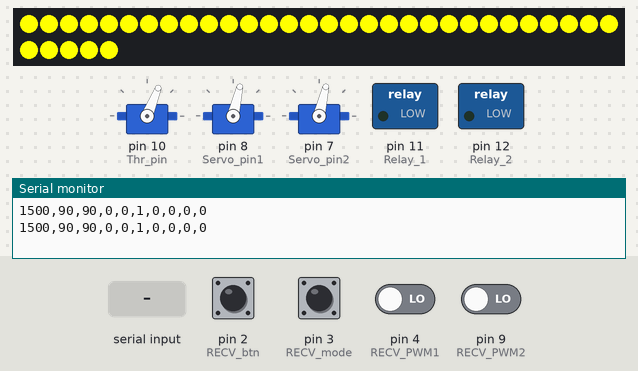
Simulated run of this sketch. Board: Arduino Uno, built with avr-gcc and run on an emulated ATmega328P. On the bench: 35 RGB LEDs in strip order, left to right, continuing on the next row, 3 × servo, switched loads named in the sketch (green lamp = pin HIGH), the last lines printed to the serial monitor. The inputs (shaded band) are chosen by the test bench; at power-on: pin 2 (RECV_btn), pin 3 (RECV_mode), pin 4 (RECV_PWM1), pin 9 (RECV_PWM2) LOW. Pins used as bus, display or sensor lines are not drawn.

Above: at 2.2 s.
2.3 s: "90,45\n" received over Serial
At 2.82 s:
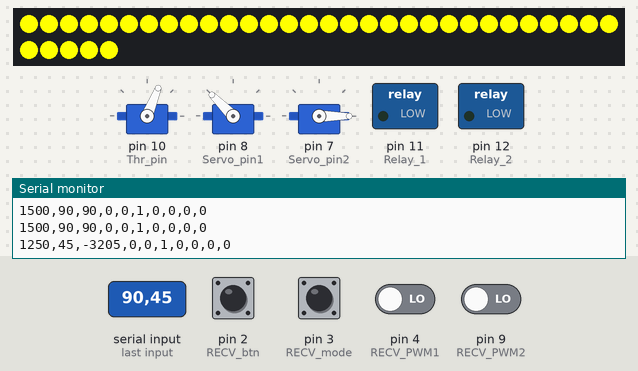
4.5 s: "30,150\n" received over Serial
At 4.84 s:
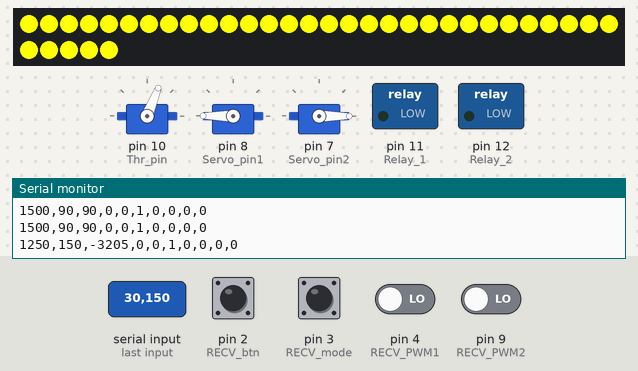
6.5 s: "90,45,200,10,150\n" received over Serial
At 6.86 s:
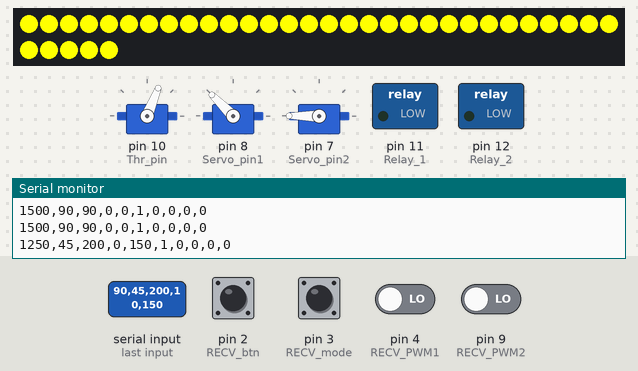
8.5 s: "30,150\n" received over Serial
At 8.88 s:
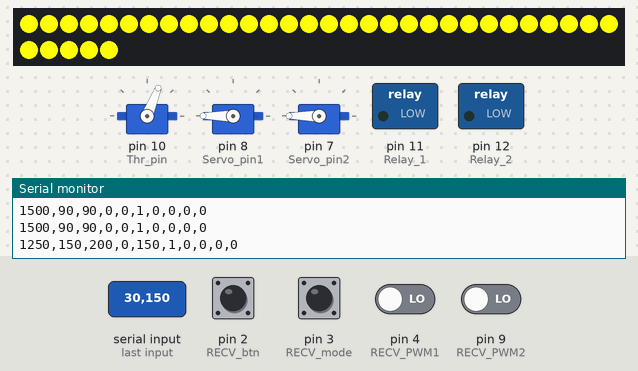
Timing chart, 0 to 11.5 s (numbered marks = the images above; inputs shaded):
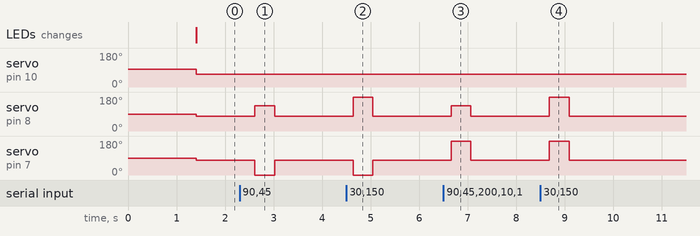

The sketch:

kass_final.ino
```cpp
#include <Servo.h>
#include <Adafruit_NeoPixel.h>

// Define Reciver pin

#define RECV_btn 2  // engine Stop
#define RECV_mode 3 // RC & Auto
#define RECV_PWM1 4
#define RECV_PWM2 9

// Define LED Status
#define LED_Pin 6
#define NUMPIXELS 35
Adafruit_NeoPixel pixels(NUMPIXELS, LED_Pin, NEO_GRB + NEO_KHZ800);
// Define motor pin
byte Servo_pin1 = 8;
byte Servo_pin2 = 7;

byte DC1_PWM = 6;
byte DC_Interput = 14;  //Interupt 핀 모터 드라이버 1,2 점프
byte DC1_Dir = 15;

byte DC2_PWM = 5;
byte DC2_Dir = 17;

byte Thr_pin = 10;

//#define Relay_1 11  //전자 릴레이
//#define Relay_2 12  //전자 릴레이 2

int Relay_1 = 11;
int Relay_2 = 12;

uint32_t redColor = pixels.Color(255, 0, 0);       // 빨간색
uint32_t greenColor = pixels.Color(0, 255, 0);     // 녹색
uint32_t blueColor = pixels.Color(0, 0, 255);      // 파란색
uint32_t yellowColor = pixels.Color(255, 255, 0);  // 노란색

String DataToESC;    //ESC에 전달할 PWM
String DataTOSend;   //아두이노가 보낼 신호
String RecieveData;  //아두이노가 받은 PWM
String DataFromRC;   // RC수신기에서 보낸 PWM
int ServoDefalut1 = 90;
int ServoDefalut2 = 90;
int Status = 1;  // ROS2 파싱 X

int thr_min = 1250;
int thr_max = 1750;
Servo thr;
Servo servo1;
Servo servo2;

void setup() {
  pixels.begin();

  pinMode(RECV_btn, INPUT);
  pinMode(RECV_mode, INPUT);
  pinMode(RECV_PWM1, INPUT);
  pinMode(RECV_PWM2, INPUT);

  pinMode(Relay_1, OUTPUT);
  pinMode(Relay_2, OUTPUT);
  pinMode(DC_Interput, OUTPUT);
  pinMode(DC1_PWM, OUTPUT);
  pinMode(DC2_PWM, OUTPUT);
  pinMode(DC1_Dir, OUTPUT);
  pinMode(DC2_Dir, OUTPUT);
  digitalWrite(DC1_Dir,HIGH);
  digitalWrite(DC2_Dir,HIGH);
  digitalWrite(Relay_1, LOW);
  digitalWrite(Relay_2, LOW);
  digitalWrite(DC_Interput, LOW);  // DC Motor를 사용하려면 LOW

  thr.attach(Thr_pin);
  servo1.attach(Servo_pin1);
  servo2.attach(Servo_pin2);
  thr.writeMicroseconds(1500);
  servo1.write(ServoDefalut1);
  servo2.write(ServoDefalut2);
  delay(1000);
  Serial.begin(57600);
}

void loop() {
  float sum1 = 0;
  float sum2 = 0;
  float sum3 = 0;
  float sum4 = 0;

  int cnt = 0;
  int count = 2;  // 이동평균필터의 분모
  int avg1, avg2, avg3, avg4;
  while (cnt < count) {
    sum1 += pulseIn(RECV_btn, HIGH, 50000);
    sum2 += pulseIn(RECV_mode, HIGH, 50000);
    sum3 += pulseIn(RECV_PWM1, HIGH, 50000);
    sum4 += pulseIn(RECV_PWM2, HIGH, 50000);

    cnt++;
  }
  avg1 = sum1 / count;
  avg2 = sum2 / count;
  avg3 = sum3 / count;
  avg4 = sum4 / count;
  int a;
  DataFromRC = String(avg1) + "," + String(avg2) + "," + String(avg3) + "," + String(avg4);
  if (avg1 > 1600) {  // 비상정지 모드

    //setColor(redColor);
    a = 1;


  } else {
    if (avg2 > 1800) {
      a = 2;

    }
    else {

    a = 3;
    }
  }
  //시리얼 통신으로 데이터 수신
  if (Serial.available() > 0) {
    String RecieveData = Serial.readStringUntil('\n');  // 줄 바꿈 문자('\n')까지 읽음
    // 문자열을 파싱하여 숫자로 변환
    int value1, value2, value3, value4, value5;
    sscanf(RecieveData.c_str(), "%d,%d,%d,%d,%d", &value1, &value2, &value3, &value4, &value5);
    value1 = constrain(value1, thr_min, thr_max);
    if (a == 1) {
      setColor(redColor);
    } else {
      if (a == 2) {
      setColor(greenColor);
      } else {
        setColor(yellowColor);
      }
    }
    //setColor(greenColor);
    thr.writeMicroseconds(value1);
    servo1.write(value2 + 90);
    servo2.write(value3 + 90);
    if (value4 >=0) {

      digitalWrite(DC1_Dir,HIGH);
    }
    else {
      digitalWrite(DC1_Dir,LOW);
      }
    if (value5 >=0) {
      digitalWrite(DC2_Dir,LOW);
    }
    else {
      digitalWrite(DC2_Dir,HIGH);
      }

    if (abs(value4) <= 12) {
      value4 = 0;
    }
    else if (abs(value5) <= 12) {
      value5 = 0;
    }

    analogWrite(DC1_PWM,abs(value4));
    analogWrite(DC2_PWM,abs(value5));
    DataToESC = String(value1) + "," + String(value2) + "," + String(value3) + "," + String(value4) + "," + String(value5);
    Status = 1;  //ROS2 파싱중
  }
  else {
    // 수신된 데이터가 없을 때 기본 PWM 값을 사용
    avg3 = constrain(avg3, thr_min, thr_max);

    if (a == 1) {
      digitalWrite(Relay_1, HIGH);  // LOW가 OPEN 일 경우 LOW로 변경
      digitalWrite(Relay_2, HIGH);
      setColor(redColor);

    } else {
      digitalWrite(Relay_1, LOW);  // LOW가 OPEN 일 경우 LOW로 변경
      digitalWrite(Relay_2, LOW);
      setColor(yellowColor);
    }
    //setColor(yellowColor );
    thr.writeMicroseconds(avg3);
    servo1.write(avg3 + 90);
    servo2.write(avg3 + 90);
    avg4 = map(avg4, 1100,1900,-255,255) ;

    if (avg4 > 10) {
      digitalWrite(DC2_Dir,LOW);
      digitalWrite(DC1_Dir,HIGH);
    }
    else if (abs(avg4) <= 12) {
      avg4 = 0;
    }
    else {
      digitalWrite(DC1_Dir,LOW);
      digitalWrite(DC2_Dir,HIGH);
      }

    analogWrite(DC2_PWM,abs(avg4));
    analogWrite(DC1_PWM,abs(avg4));

    DataToESC = String(1500) + "," + String(ServoDefalut1) + "," + String(ServoDefalut2) +"," + String(0) + "," + String(0);
    Status = 1;  //ROS2 파싱 X

  }

  //시리얼 통신으로 데이터 송신
  if (Serial.availableForWrite()) {
    DataTOSend = DataToESC + "," + String(Status) + "," + DataFromRC;
    Serial.println(DataTOSend);
  }
  //delay(100);
}

// LED에 색상을 설정하는 함수
void setColor(uint32_t color) {
  for (int i = 0; i < NUMPIXELS; i++) {
    pixels.setPixelColor(i, color);  // 지정된 색상으로 설정
  }
  pixels.show();  // 변경사항 적용
}
```

Measured:
- after the input at 2.3 s, servo on pin 8 (Servo_pin1): 77° → 135° after 0.32 s, → 77° 0.40 s later; servo on pin 7 (Servo_pin2): 77° → 0° after 0.32 s, → 77° 0.40 s later
- after the input at 4.5 s, servo on pin 8 (Servo_pin1): 77° → 180° after 0.14 s, → 77° 0.40 s later; servo on pin 7 (Servo_pin2): 77° → 0° after 0.14 s, → 77° 0.40 s later
- after the input at 6.5 s, servo on pin 8 (Servo_pin1): 77° → 135° after 0.16 s, → 77° 0.40 s later; servo on pin 7 (Servo_pin2): 77° → 180° after 0.16 s, → 77° 0.40 s later
- after the input at 8.5 s, servo on pin 8 (Servo_pin1), servo on pin 7 (Servo_pin2): 77° → 180° after 0.18 s, → 77° 0.40 s later
